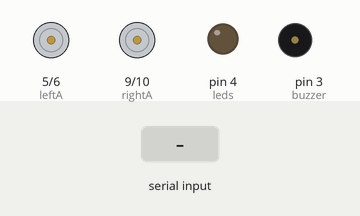
This sketch was run on a simulated Arduino Uno, built with avr-gcc and run on an emulated ATmega328P. Parts: motor-driver pin pairs drawn as motors (green arrow = first pin HIGH = forward, orange = second pin HIGH = backward, longer = more drive), output pins drawn as LEDs (lit = HIGH), buzzer (waves = sounding, pin HIGH). The test bench sets the inputs (shaded band).

Above: at 1.2 s.
1.3 s: "p" received over Serial
At 2.5 s:
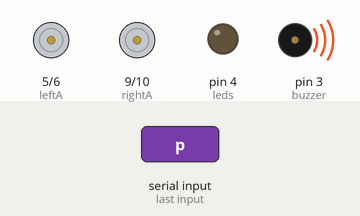
2.8 s: "q" received over Serial
At 3.6 s:
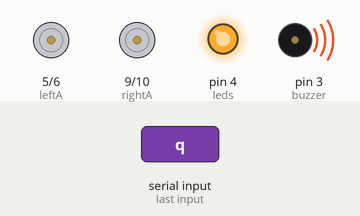
4.3 s: "z" received over Serial
At 4.8 s:
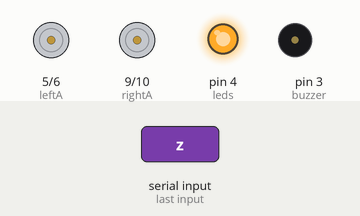
5.8 s: "a" received over Serial
At 7.0 s:
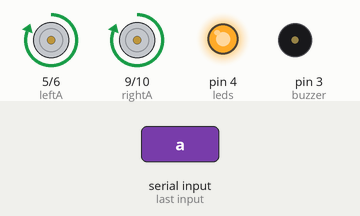
7.3 s: "w" received over Serial
At 8.2 s:
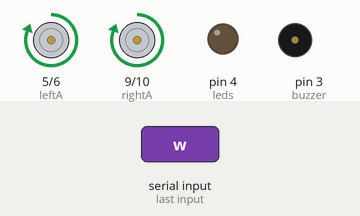
8.8 s: "b" received over Serial
At 9.4 s:
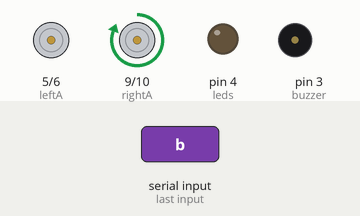
Timing chart, 0 to 11.3 s (numbered marks = the images above; inputs shaded):
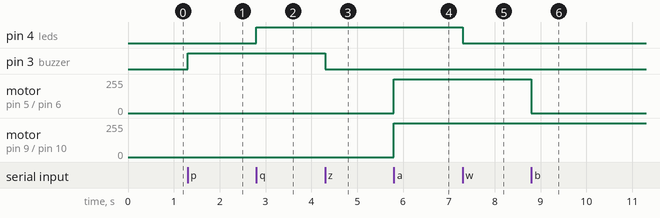

Measured:
- after the input at 1.3 s, pin 3 (buzzer): LOW → HIGH at once
- after the input at 2.8 s, pin 4 (leds): LOW → HIGH at once
- after the input at 4.3 s, pin 3 (buzzer): HIGH → LOW at once
- after the input at 5.8 s, motor on pin 5 (leftA) / pin 6 (leftB), motor on pin 9 (rightA) / pin 10 (rightB): stopped → forward 255/255 at once
- after the input at 7.3 s, pin 4 (leds): HIGH → LOW at once
- after the input at 8.8 s, motor on pin 5 (leftA) / pin 6 (leftB): forward 255/255 → stopped at once

The sketch:

CartBT.ino
```cpp
#define leftA 5 //forward
#define leftB 6 //reverse
#define rightA 9 //forward
#define rightB 10 //reverse
#define buzzer 3
#define leds 4

char statusBT = "";

void setup() {
  Serial.begin(9600); //speed for serial communication to 9600 baud

  pinMode(rightA, OUTPUT);
  pinMode(rightB, OUTPUT);
  pinMode(leftA, OUTPUT);
  pinMode(leftB, OUTPUT);
  pinMode(buzzer, OUTPUT);
  pinMode(leds, OUTPUT);
}

void loop() {
  commands();
}
void commands(){
  if(Serial.available()>0){
    statusBT = Serial.read();
  }
  switch(statusBT){
    //generate sound
    case 'p':
      digitalWrite(buzzer,HIGH);
      break;
    //turn off sound
    case 'z':
      digitalWrite(buzzer,LOW);
      break;
    //turn on leds
    case 'q':
      digitalWrite(leds,HIGH);
      break;
    //turn off leds
    case 'w':
      digitalWrite(leds,LOW);
      break;
    //Forward
    case 'a':
      forwardRight();
      forwardLeft();
      break;
    //turn to the right
    case 'b':
      forwardRight();
      stopLeft();
      break;
    //stop
    case 'c':
      stopRight();
      stopLeft();
      break;
    //turn to the left
    case 'd':
      stopRight();
      forwardLeft();
      break;
    //reverse
    case 'e':
      reverseRight();
      reverseLeft();
      break;
  }
}
void forwardRight(){
  digitalWrite(rightA, HIGH);
  digitalWrite(rightB, LOW);
}
void forwardLeft(){
  digitalWrite(leftA, HIGH);
  digitalWrite(leftB, LOW);
}
void reverseRight(){
  digitalWrite(rightA, LOW);
  digitalWrite(rightB, HIGH);
}
void reverseLeft(){
  digitalWrite(leftA, LOW);
  digitalWrite(leftB, HIGH);
}
void stopRight(){
  digitalWrite(rightA, LOW);
  digitalWrite(rightB, LOW);
}
void stopLeft(){
  digitalWrite(leftA, LOW);
  digitalWrite(leftB, LOW);
}
```
